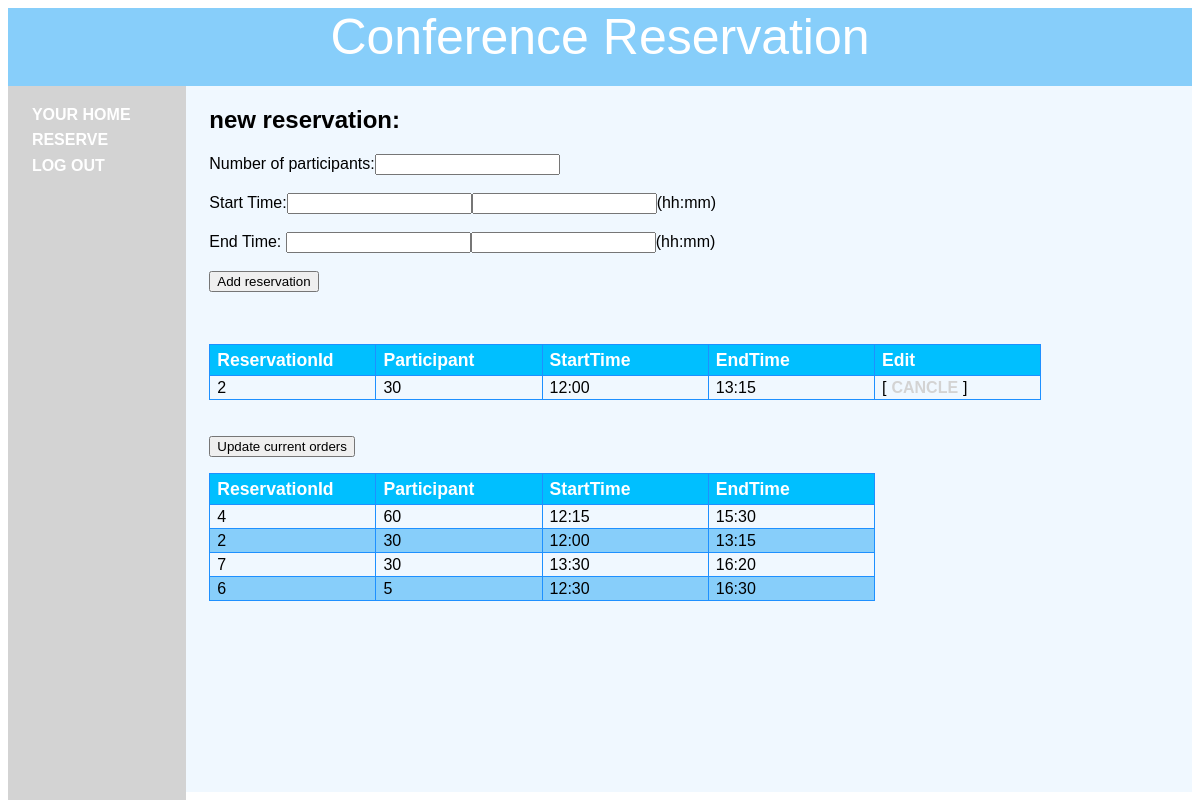
/reserve.php?cancle=2 (signed in), run on the app's committed database.
### tables this page shows
CREATE TABLE IF NOT EXISTS `orders` (
`reservid` int(10) unsigned NOT NULL,
  `user` varchar(16) DEFAULT NULL,
  `participant` int(11) DEFAULT NULL,
  `starttime` varchar(10) DEFAULT NULL,
  `endtime` varchar(10) DEFAULT NULL,
  `sth` int(11) DEFAULT NULL,
  `stm` int(11) DEFAULT NULL,
  `eth` int(11) DEFAULT NULL,
  `etm` int(11) DEFAULT NULL
);

### function.php (called while the page is built, shortened)
<?php
$dbhost  = '127.0.0.1';
$dbname  = 'conference';
$dbuser  = 'cheng';
$dbpass  = '1234567';
$conn = mysqli_connect($dbhost, $dbuser, $dbpass,$dbname);
function queryMysql($query)
{
	global $conn;
	$result = mysqli_query($conn, $query);
	return $result;
}

### reserve.php (the view, shortened to what this page needs)
<?php
include_once 'header.php';
$user = $_SESSION['user'];
echo <<<_END
	<form method='post' action='reserve.php?'>
	<h2>new reservation:</h2>
	Number of participants:<input type='txt' name="participant">
	<br /><br />
	Start Time:<input type='text' name='stimeh'/><input type='text' name='stimem'/>(hh:mm)<br /><br />
	End Time:  <input type='text' name='etimeh'/><input type='text' name='etimem'/>(hh:mm)<br /><br />
	<input type='submit' value='Add reservation' />
	</form>
_END;
	echo "<br /><br />";
	$result = queryMysql("SELECT * FROM orders WHERE user='$user'");
	echo "<table style='border-collapse:collapse;'>
			<tr>
				<th>ReservationId</th>
				<th>Participant</th>
				<th>StartTime</th>
				<th>EndTime</th>
				<th>Edit</th>
			</tr>";
	$n = 0;
	$ris = mysqli_fetch_array($result);
	while($ris != NULL)
	{
		if($n%2 == 0){
		echo "<tr><td>";
		}else{
			echo "<tr class='alt'><td>";
		}
		$act = $ris["reservid"];
		echo($ris["reservid"]);
		echo "</td><td>";
		echo($ris["participant"]);
		echo "</td><td>";
		echo($ris["starttime"]);
		echo "</td><td>";
		echo($ris["endtime"]);
		echo "</td><td>";
		echo "[<a href='reserve.php?cancle=$act' style='color:#d3d3d3'>cancle</a>]";
		echo "</td></tr>";
	$ris = mysqli_fetch_array($result);
	$n = $n + 1;
	}
	echo "</table>";
	echo "<br /><br />";
	echo "<form method='post' action='reserve.php?update=1'>";
	echo "<input type='submit' value='Update current orders' />";
	echo "</form>";
	if(isset($_GET['update']) || isset($_GET['cancle']) || (isset($_POST['participant'])
		&& isset($_POST['stimem']) && isset($_POST['stimeh']) && isset($_POST['etimeh']) && isset($_POST['etimem']))){
	$result = queryMysql("SELECT * FROM orders ORDER BY participant desc");
	echo "<table style='border-collapse:collapse;'>
			<tr>
				<th>ReservationId</th>
				<th>Participant</th>
				<th>StartTime</th>
				<th>EndTime</th>
			</tr>";
	$n = 0;
	$ris = mysqli_fetch_array($result);
	while($ris != NULL)
	{
		if($n%2 == 0){
		echo "<tr><td>";
		}else{
			echo "<tr class='alt'><td>";
		}
		echo($ris["reservid"]);
		echo "</td><td>";
		echo($ris["participant"]);
		echo "</td><td>";
		echo($ris["starttime"]);
		echo "</td><td>";
		echo($ris["endtime"]);
		echo "</td><tr>";
	$ris = mysqli_fetch_array($result);
	$n = $n + 1;
	}
	echo "</table>";}
?>

### header.php (style rules this page uses)
a:link,a:visited { font-weight:bold;color:#ffffff;text-align:center;margin:5px;text-decoration:none;text-transform:uppercase; }
td,th { width:4cm;font-size:1em;border:1px solid #1E90FF;padding:3px 7px 2px 7px; }
th { font-size:1.1em;text-align:left;padding-top:5px;padding-bottom:4px;background-color:#00BFFF;color:#ffffff }
tr.alt td { color:#000000;background-color:#87CEFA; }

### data on the page
orders: reservid "2", participant "30", starttime "12:00", endtime "13:15"
orders: reservid "4", participant "60", starttime "12:15", endtime "15:30"
orders: reservid "7", participant "30", starttime "13:30", endtime "16:20"
orders: reservid "6", participant "5", starttime "12:30", endtime "16:30"

### other printed values
$appname "Conference Reservation"
